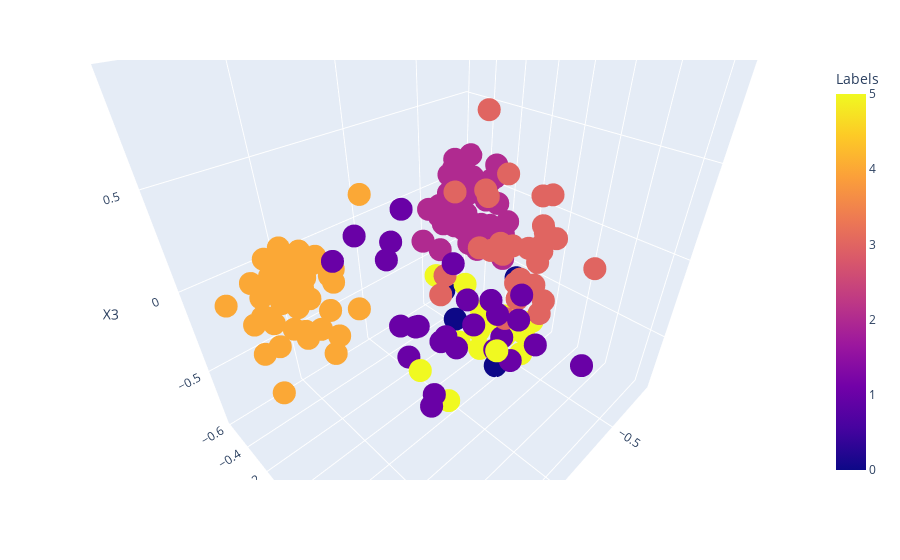

Source (notebook cell):
### Code cell
import plotly.express as px

fig = px.scatter_3d(X_pca_df, x='X1', y='X2', z='X3',
              color=X_pca_df['Labels'])
fig.show()

### Figure 1 — Plotly figure (JSON) as saved in the notebook; plotly's stock layout.template omitted (floating-point values rounded to 4 significant figures; data arrays with more than 128 entries replaced by an {"elided": "..."} marker saying what was removed)
{"data": [{"hovertemplate": "X1=%{x}<br>X2=%{y}<br>X3=%{z}<br>Labels=%{marker.color}<extra></extra>", "legendgroup": "", "marker": {"color": {"elided": "178 int values"}, "coloraxis": "coloraxis", "symbol": "circle"}, "mode": "markers", "name": "", "scene": "scene", "showlegend": false, "x": {"elided": "178 float values"}, "y": {"elided": "178 float values"}, "z": {"elided": "178 float values"}, "type": "scatter3d"}], "layout": {"scene": {"domain": {"x": [0, 1], "y": [0, 1]}, "xaxis": {"title": {"text": "X1"}, "type": "linear"}, "yaxis": {"title": {"text": "X2"}, "type": "linear"}, "zaxis": {"title": {"text": "X3"}, "type": "linear"}, "aspectratio": {"x": 1.072, "y": 0.8654, "z": 1.078}, "aspectmode": "auto", "camera": {"up": {"x": 0, "y": 0, "z": 1}, "center": {"x": 0, "y": 0, "z": 0}, "eye": {"x": 0.7797, "y": 0.7797, "z": 0.7797}, "projection": {"type": "perspective"}}}, "coloraxis": {"colorbar": {"title": {"text": "Labels"}}, "colorscale": [[0, "#0d0887"], [0.1111, "#46039f"], [0.2222, "#7201a8"], [0.3333, "#9c179e"], [0.4444, "#bd3786"], [0.5556, "#d8576b"], [0.6667, "#ed7953"], [0.7778, "#fb9f3a"], [0.8889, "#fdca26"], [1, "#f0f921"]]}, "legend": {"tracegroupgap": 0}, "margin": {"t": 60}, "autosize": true}}
